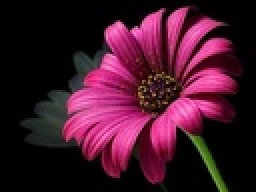
%> input picture Assign3/Problem1/flower1.jpg, 128 x 96 px, shrunk from 320 x 240 before the run (shown 2 times larger)
$ octave Problem.m   (GNU Octave 9; MATLAB toolbox functions it lacks are replaced by stand-ins)
%> lines starting %> are read from the running program, lines starting %| are printed output that depends on the picture
### Assign3/Problem1/Process.m
function [ Iout ] = Process( In )
% This does all the processing for the input image
Inoise = imnoise(In,'gaussian',0,0.2);
figure, imshow(Inoise); title('Image with Gaussian noise');
% Filtering in frequency domain begins here Lecture #22
[M, N] = size(Inoise);
% padding parameters
P = 2*M;
Q = 2*N;
% padded image
Fp = zeros(P,Q);
Fp(1:M,1:N) = Inoise;
% shifting image to center
for u = 1:P
    for v = 1:Q
        b = power(-1, (u+v));
        Fp(u,v) = b*Fp(u,v);
    end
end
Itr = real(fft2(Fp));
figure, imshow(real(Itr)); title('Fourier spectrun of image');
% filtering using gaussian lowpass filter
I2 = gauss_lowpass(Itr);
I3 = real(ifft2(I2));
for u = 1:P
    for v = 1:Q
        I3(u,v) = power(-1,(u+v))*I3(u,v);
    end
end
% applying the inverse fourier transform
Iout = I3(1:M,1:N);
figure, imshow(Iout); title('After filtering');
Ifinal = Inoise - Iout;
Imask = Ifinal - In;
Ifinal2 = Inoise - Imask;
figure, imshow(Ifinal2); title('Restored image with post processing');
end

### Assign3/Problem1/gauss_lowpass.m
function [out] = gauss_lowpass(In)
% function to implement the gaussian low pass filter.
[P , Q] = size(In);
% D0 = sum(sum(In))/(P*Q);
D0 = 20;
% out = In;
H = zeros(P,Q);
a = P/2;
b = Q/2;
K = power(D0,2);
K = 2*K;
D = 0;
for i = 1:P
    for j = 1:Q
        D = power((i-a),2) + power((j-b),2);
        D = sqrt(D);
        k = power(D,2);
        H(i,j) = exp((-1*k)/ K);
        k = 0;
    end
end
out = H.*In;
end

### Assign3/Problem1/Problem.m
% Program for Problem 1
clear;
close all;
I = imread('flower1.jpg');
%> I is the input picture: size 96x128x3 uint8; mean R, G, B 66.2, 22.4, 41.6
I = im2double(I);
%> I: size 96x128x3 double
I = rgb2gray(I);
%> I: size 96x128 double
figure, imshow(I); title('Original Image1');
Process(I);
%> after the loop in Process, `for u = 1:P`:
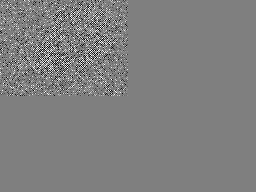
%> Fp: size 192x256 double; min -1, max 1, mean 0.000109; drawn with min black and max white
%> after the loop in gauss_lowpass, `for i = 1:P`:
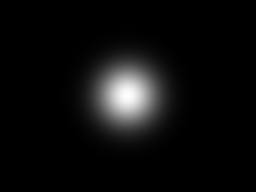
%> H: size 192x256 double; min 1.27e-14, max 1, mean 0.0511
%> after the loop in Process, `for u = 1:P`:
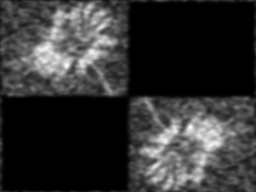
%> I3: size 192x256 double; min -4.73e-08, max 0.34, mean 0.0663; drawn with min black and max white
J = imread('flower2.jpg');
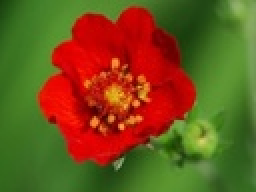
%> input picture Assign3/Problem1/flower2.jpg, 128 x 96 px, shrunk from 320 x 240 before the run (shown 2 times larger)
%> J is the input picture: size 96x128x3 uint8; mean R, G, B 112.4, 83.9, 27.8
J = im2double(J);
%> J: size 96x128x3 double
J = rgb2gray(J);
%> J: size 96x128 double
figure, imshow(J); title('Original Image2');
Process(J);
%> after the loop in Process (call 2), `for u = 1:P`:
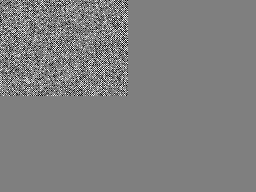
%> Fp: size 192x256 double; min -1, max 1, mean 0.000163; drawn with min black and max white
%> after the loop in Process (call 2), `for u = 1:P`:
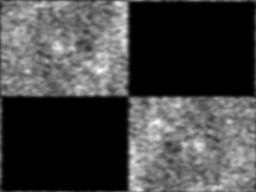
%> I3: size 192x256 double; min -8.38e-08, max 0.361, mean 0.0955; drawn with min black and max white
%> in Process (call 2), `imshow(Ifinal2)`:
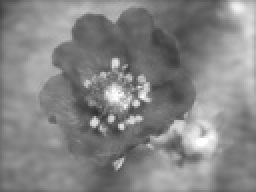
%> displayed picture: size 96x128, on the screen's scale of 0 to 255 (shown 2 times larger); min 50, max 255, mean 133.4
% end
